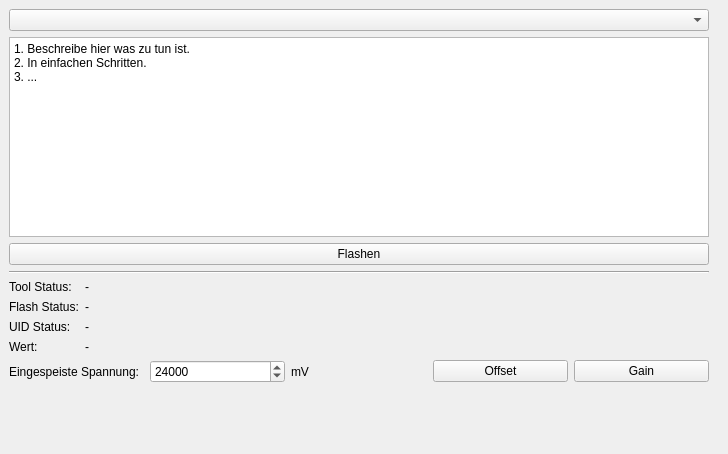
<?xml version="1.0" encoding="UTF-8"?>
<ui version="4.0">
 <class>MainWindow</class>
 <widget class="QMainWindow" name="MainWindow">
  <property name="geometry">
   <rect>
    <x>0</x>
    <y>0</y>
    <width>728</width>
    <height>454</height>
   </rect>
  </property>
  <property name="windowTitle">
   <string>Tinkerforge Flash und Test</string>
  </property>
  <widget class="QWidget" name="centralwidget">
   <layout class="QVBoxLayout" name="verticalLayout">
    <item>
     <layout class="QHBoxLayout" name="horizontalLayout">
      <item>
       <layout class="QVBoxLayout" name="layout_right">
        <item>
         <widget class="QComboBox" name="combo_device"/>
        </item>
        <item>
         <widget class="QPlainTextEdit" name="text_edit_todo">
          <property name="minimumSize">
           <size>
            <width>700</width>
            <height>200</height>
           </size>
          </property>
          <property name="plainText">
           <string>1. Beschreibe hier was zu tun ist.
2. In einfachen Schritten.
3. ...</string>
          </property>
         </widget>
        </item>
        <item>
         <widget class="QPushButton" name="button_flash">
          <property name="text">
           <string>Flashen</string>
          </property>
         </widget>
        </item>
        <item>
         <layout class="QVBoxLayout" name="layout_plugin_top"/>
        </item>
        <item>
         <widget class="Line" name="line">
          <property name="orientation">
           <enum>Qt::Horizontal</enum>
          </property>
         </widget>
        </item>
        <item>
         <layout class="QGridLayout" name="gridLayout">
          <item row="0" column="0">
           <widget class="QLabel" name="label_6">
            <property name="text">
             <string>Tool Status:</string>
            </property>
           </widget>
          </item>
          <item row="2" column="0">
           <widget class="QLabel" name="label_4">
            <property name="text">
             <string>UID Status:</string>
            </property>
           </widget>
          </item>
          <item row="0" column="1">
           <widget class="QLabel" name="label_tool_status">
            <property name="sizePolicy">
             <sizepolicy hsizetype="Preferred" vsizetype="Preferred">
              <horstretch>1</horstretch>
              <verstretch>0</verstretch>
             </sizepolicy>
            </property>
            <property name="text">
             <string>-</string>
            </property>
           </widget>
          </item>
          <item row="1" column="0">
           <widget class="QLabel" name="label_3">
            <property name="text">
             <string>Flash Status:</string>
            </property>
           </widget>
          </item>
          <item row="3" column="0">
           <widget class="QLabel" name="label_5">
            <property name="text">
             <string>Wert:</string>
            </property>
           </widget>
          </item>
          <item row="1" column="1">
           <widget class="QLabel" name="label_flash_status">
            <property name="sizePolicy">
             <sizepolicy hsizetype="Preferred" vsizetype="Preferred">
              <horstretch>1</horstretch>
              <verstretch>0</verstretch>
             </sizepolicy>
            </property>
            <property name="text">
             <string>-</string>
            </property>
           </widget>
          </item>
          <item row="2" column="1">
           <widget class="QLabel" name="label_uid_status">
            <property name="sizePolicy">
             <sizepolicy hsizetype="Preferred" vsizetype="Preferred">
              <horstretch>1</horstretch>
              <verstretch>0</verstretch>
             </sizepolicy>
            </property>
            <property name="text">
             <string>-</string>
            </property>
           </widget>
          </item>
          <item row="3" column="1">
           <widget class="QLabel" name="label_value">
            <property name="sizePolicy">
             <sizepolicy hsizetype="Preferred" vsizetype="Preferred">
              <horstretch>1</horstretch>
              <verstretch>0</verstretch>
             </sizepolicy>
            </property>
            <property name="text">
             <string>-</string>
            </property>
           </widget>
          </item>
         </layout>
        </item>
        <item>
         <layout class="QHBoxLayout" name="industrial_dual_analog_in_layout">
          <item>
           <widget class="QLabel" name="label">
            <property name="enabled">
             <bool>true</bool>
            </property>
            <property name="text">
             <string>Eingespeiste Spannung:</string>
            </property>
           </widget>
          </item>
          <item>
           <widget class="QSpinBox" name="spinbox_voltage_idai">
            <property name="maximum">
             <number>35000</number>
            </property>
            <property name="value">
             <number>24000</number>
            </property>
           </widget>
          </item>
          <item>
           <widget class="QLabel" name="label_2">
            <property name="text">
             <string>mV</string>
            </property>
           </widget>
          </item>
          <item>
           <widget class="QPushButton" name="button_offset_idai">
            <property name="text">
             <string>Offset</string>
            </property>
           </widget>
          </item>
          <item>
           <widget class="QPushButton" name="button_gain_idai">
            <property name="text">
             <string>Gain</string>
            </property>
           </widget>
          </item>
         </layout>
        </item>
        <item>
         <layout class="QVBoxLayout" name="layout_plugin_bottom"/>
        </item>
        <item>
         <spacer name="verticalSpacer_2">
          <property name="orientation">
           <enum>Qt::Vertical</enum>
          </property>
          <property name="sizeHint" stdset="0">
           <size>
            <width>20</width>
            <height>40</height>
           </size>
          </property>
         </spacer>
        </item>
       </layout>
      </item>
      <item>
       <spacer name="horizontalSpacer">
        <property name="orientation">
         <enum>Qt::Horizontal</enum>
        </property>
        <property name="sizeHint" stdset="0">
         <size>
          <width>40</width>
          <height>20</height>
         </size>
        </property>
       </spacer>
      </item>
     </layout>
    </item>
   </layout>
  </widget>
 </widget>
 <resources/>
 <connections/>
</ui>
